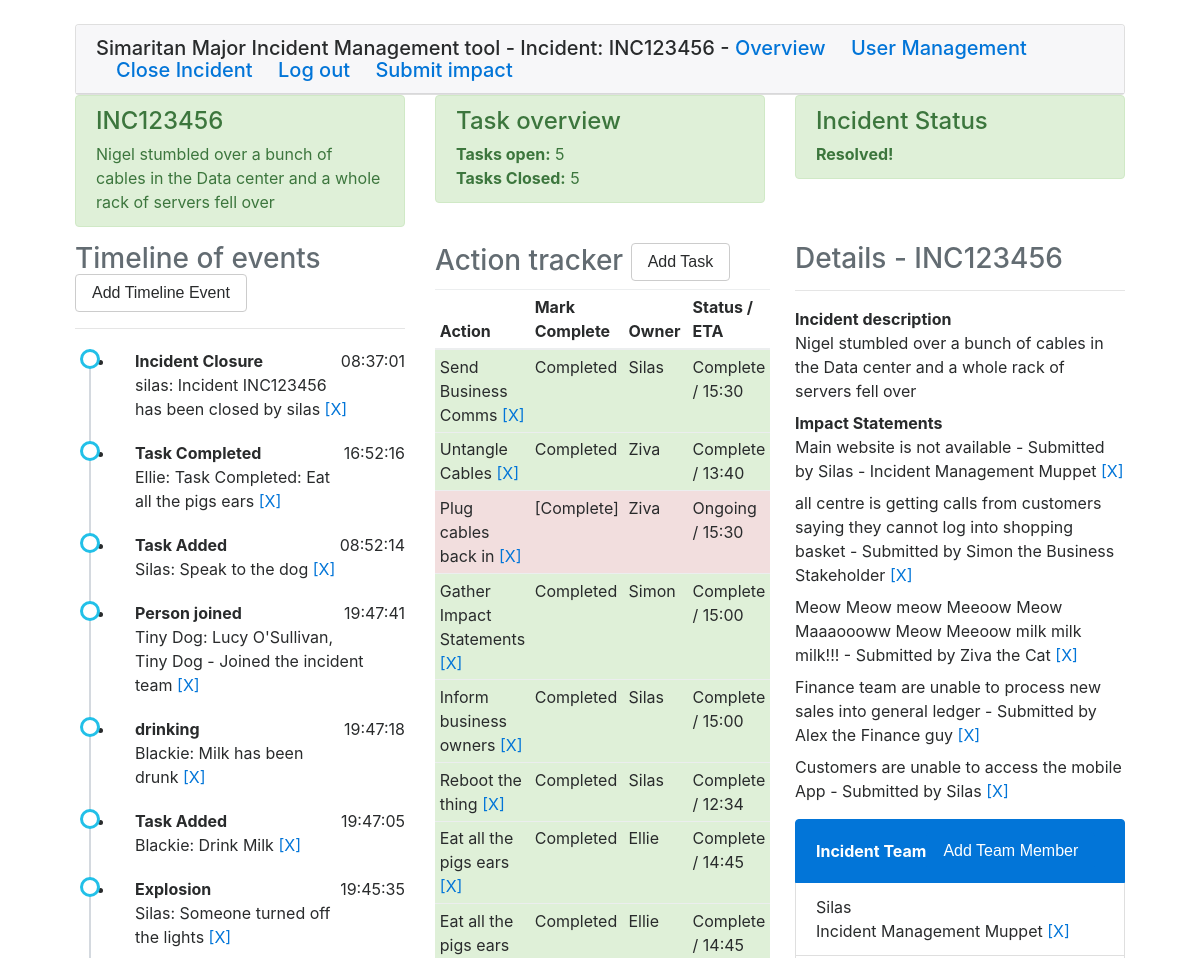
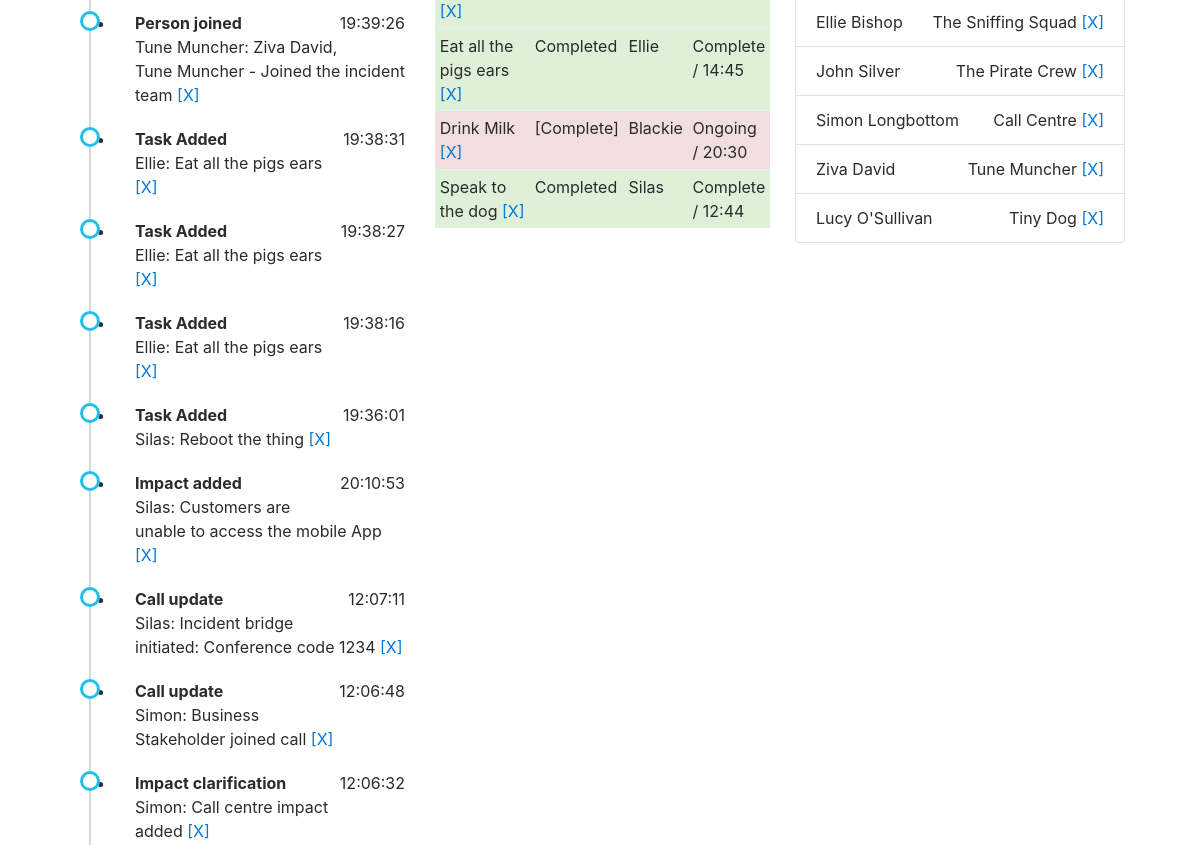
/admin/INC123456 (signed in, upper part), run on an earlier commit of the app's database (2 pictures, top to bottom).
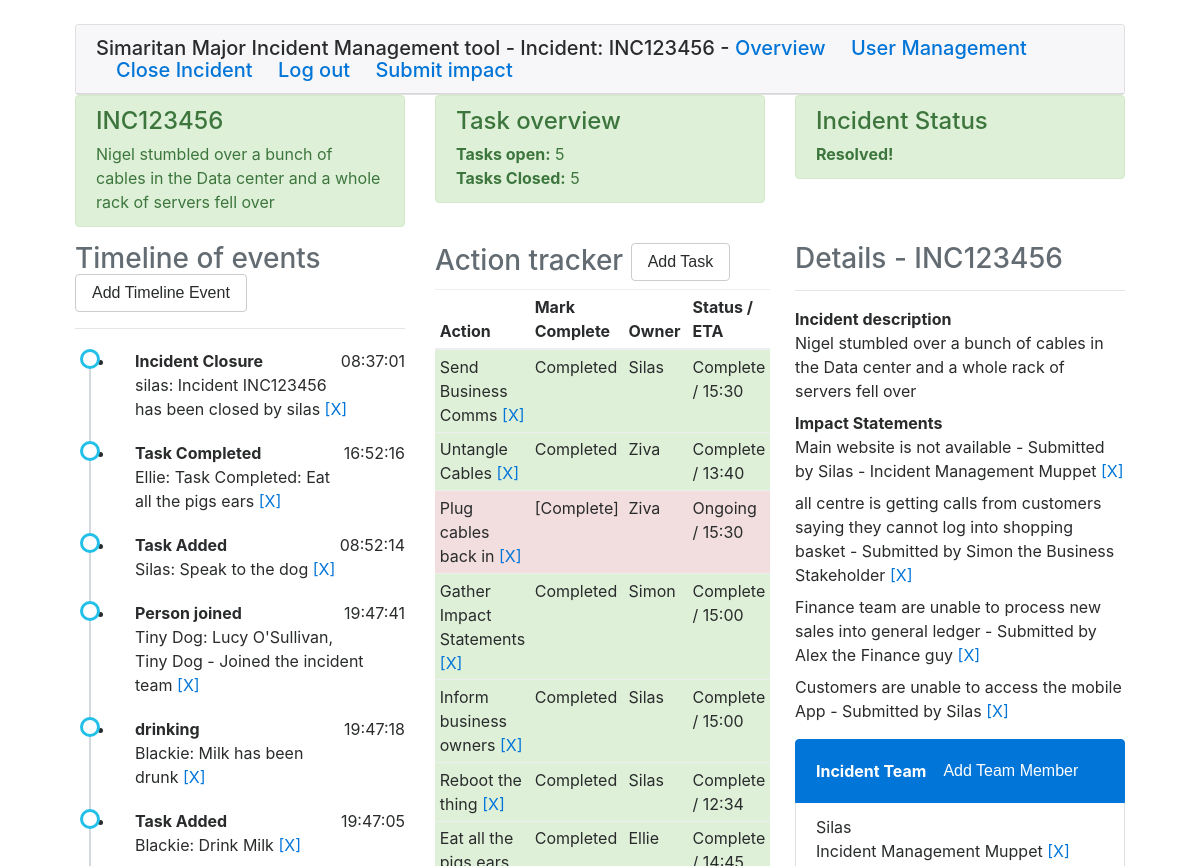
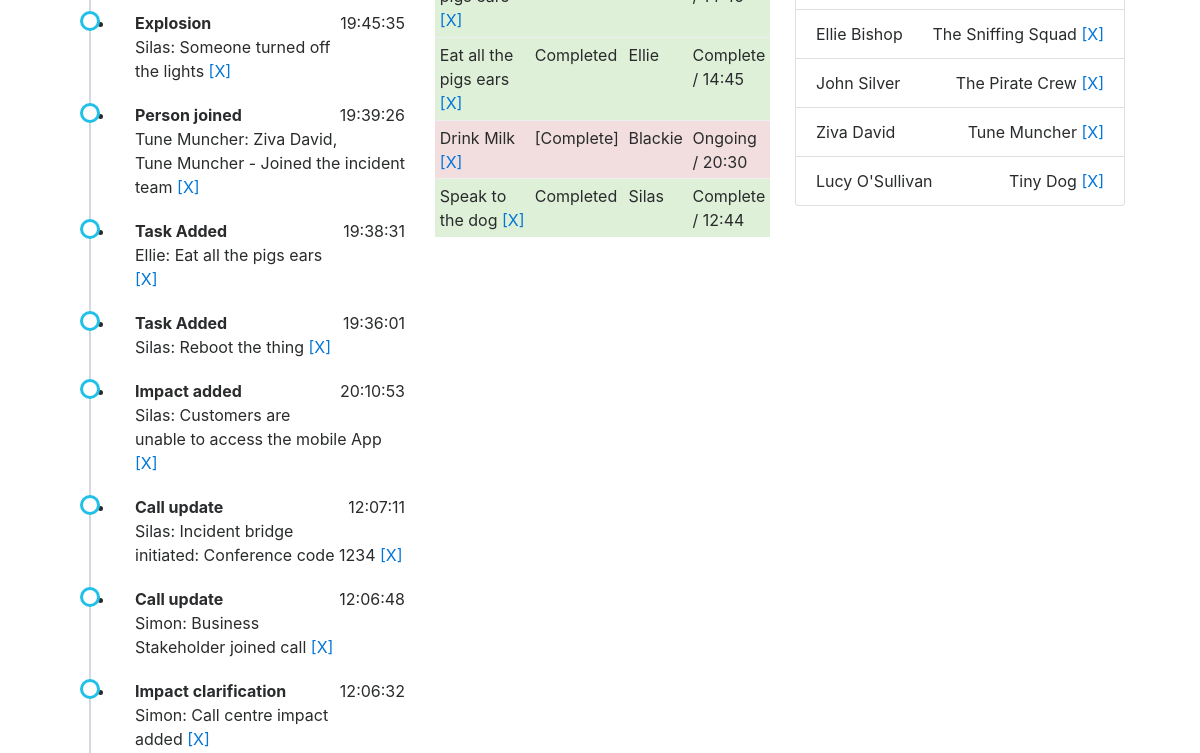
And on a later commit of the database (2 pictures, top to bottom).
### models.py (models this page shows, shortened)
class Event(db.Model):
    id = db.Column(db.Integer, primary_key=True)
    body = db.Column(db.String(512))
    assignee = db.Column(db.String(32), index=True)
    activity = db.Column(db.String(32))
    timestamp = db.Column(db.DateTime, index=True, default=datetime.utcnow)
    incident_no = db.Column(db.String(32), db.ForeignKey('incident.incident_no'), index=True)

class Task(db.Model):
    id = db.Column(db.Integer, primary_key=True)
    incident_no = db.Column(db.String(32), db.ForeignKey('incident.incident_no'), index=True)
    body = db.Column(db.String(512))
    assignee = db.Column(db.String(32), index=True)
    eta = db.Column(db.String(32))
    status = db.Column(db.String(32))

class ImpactStatement(db.Model):
    id = db.Column(db.Integer, primary_key=True)
    incident_no = db.Column(db.String(32), db.ForeignKey('incident.incident_no'), index=True)
    body = db.Column(db.String(512))
    submitter = db.Column(db.String(32), index=True)

class IncMem(db.Model):
    id = db.Column(db.Integer, primary_key=True)
    person = db.Column(db.String(512), index=True)
    role = db.Column(db.String(32), index=True)
    incident_no = db.Column(db.String(32), db.ForeignKey('incident.incident_no'), index=True)

### simaritan/routes.py (the view, shortened to what this page needs)
@app.route('/admin/<incident>', methods=['GET', 'POST'])
@login_required
def admin(incident):
    if current_user.role != "Incident Manager":
        return render_template('notpermitted.html')
    taskform = TaskAdditionForm()
    eventform = EventAdditionForm()
    personform = PersonAdditionForm()
    inc = Incident.query.filter_by(incident_no=incident).first()
    if inc is None:
        return render_template('notfound.html', incident=incident, title='Not found!')
    impacts = ImpactStatement.query.filter_by(incident_no=incident).all()
    tasks = Task.query.filter_by(incident_no=incident).all()
    timeline = Event.query.filter_by(incident_no=incident).order_by(Event.timestamp.desc()).all()
    team = IncMem.query.filter_by(incident_no=incident).all()
    if taskform.validate_on_submit():
        task = Task(incident_no=inc.incident_no, body=taskform.task.data, assignee=taskform.owner.data,
                    eta=taskform.eta.data, status=taskform.already_done.data)
        event = Event(body=taskform.task.data, assignee=taskform.owner.data, activity='Task Added',
                      incident_no=inc.incident_no)
        db.session.add(task)
        db.session.add(event)
        db.session.commit()
        return redirect('/admin/{}'.format(incident))
    elif eventform.validate_on_submit():
        event = Event(body=eventform.event.data, assignee=eventform.owner.data, activity=eventform.activity_type.data,
                      incident_no=inc.incident_no)
        db.session.add(event)
        db.session.commit()
        return redirect('/admin/{}'.format(incident))
    else:
        return render_template('admin.html', title='Admin Section for {}'.format(inc.incident_no), taskf=taskform,
                               eventf=eventform, teamf=personform, tasks=tasks, impacts=impacts, inc=inc,
                               team=team, timeline=timeline, admin=True)

### models.py (called while the page is built)
@login.user_loader
def load_user(id):
    return User.query.get(int(id))

### simaritan/templates/admin.html
{% extends "base.html" %}
{% block body %}
		<div class="row">
			<div class="col-md-12">
				<div class="row">
					{% include "components/header-row.html" %}
				</div>
				<div class="row">
					<div class="col-md-4">
						{% include "components/timeline.html" %}
					</div>
					<div class="col-md-4">
						{% include "components/actions.html" %}
					</div>
					<div class="col-md-4">
						{% include "components/incdetails.html" %}
						{% include "components/team.html" %}
					</div>
				</div>
			</div>
		</div>
	</div>
{% endblock %}

### simaritan/templates/components/timeline.html (shortened to what this page needs)
<h3 class="text-left text-muted">
	Timeline of events
		{% if admin %}
		<button type="button" class="btn btn-secondary" data-toggle="modal" data-target="#addEventModal">
			Add Timeline Event
		</button>
		{% endif %}
</h3>
<hr />
<ul class="timeline">
	{% for tl in timeline %}
		<li>
			<strong>{{ tl.activity }}</strong>
			<p class="float-right">{{tl.timestamp.strftime('%X')}}</p>
			<p>{{ tl.assignee }}: {{ tl.body }}
				{% if current_user.role == 'Incident Manager' %}
				<a href="/remove/{{ inc.incident_no }}/event/{{ tl.id }}">[X]</a>
				{% endif %}
			</p>
		</li>
	{% endfor %}
</ul>

### simaritan/templates/components/actions.html (shortened to what this page needs)
<h3 class="text-left text-muted">
	Action tracker
	{% if admin %}
		<button type="button" class="btn btn-secondary" data-toggle="modal" data-target="#addTaskModal">
  			Add Task
		</button>
	{% endif %}
</h3>
<table class="table table-striped table-hover table-sm">
	<thead>
		<tr>
			<th>
				Action
			</th>
			{% if current_user.is_authenticated %}
			<th>
				Mark Complete
			</th>
			{% endif %}
			<th>
				Owner
			</th>
			<th>
				Status / ETA
			</th>
		</tr>
    </thead>
    <tbody>
		{% for task in tasks %}
				{% if task.status == '1' %}
        	<tr class="table-success">
   	    	 	{% else %}
	    	<tr class="table-danger">
   	    	 	{% endif %}
	    		<td>
	    			{{ task.body }}
					{% if current_user.role == 'Incident Manager' %}
					<a href="/remove/{{ inc.incident_no }}/task/{{ task.id }}">[X]</a>
					{% endif %}
	    		</td>
			{% if current_user.is_authenticated %}
				<td>
					{% if task.status == '1' %}
					Completed
					{% else %}
					<form method="post" action="../update/completetask">
						<a onclick="this.parentNode.submit();">[Complete]</a>
					</form>
					{% endif %}
				</td>
			{% endif %}
	    		<td>
	    			{{ task.assignee }}
	    		</td>
	    		<td>
					{% if task.status == 'Complete' %}
						Complete
					{% elif task.status == '1' %}
	    				Complete
					{% else %}
						Ongoing
					{% endif %} / {{ task.eta }}
	    		</td>
	    	</tr>
    	{% endfor %}
    </tbody>
</table>

### simaritan/templates/components/incdetails.html
<h3 class="text-left text-muted">
	Details - {{ inc.incident_no }}
</h3>
<hr />
<dl>
	<dt>
		Incident description
	</dt>
	<dd>
		{{ inc.description }}
	</dd>
	<dt>
		Impact Statements
	</dt>
	{% for statement in impacts %}
	<dd>
		{{ statement.body }} - Submitted by {{statement.submitter }}
		{% if current_user.role == 'Incident Manager' %}
		<a href="/remove/{{ inc.incident_no }}/impact/{{ statement.id }}">[X]</a>
		{% endif %}
	</dd>
	{% endfor %}
</dl>

### simaritan/templates/components/team.html (shortened to what this page needs)
<div class="list-group">
	<strong href="#" class="list-group-item list-group-item-action active">
		Incident Team
			{% if admin %}
			<button type="button" class="btn btn-primary" data-toggle="modal" data-target="#addMemberModal">
  			Add Team Member
			</button>
		{% endif %}
	</strong>
	{% for member in team %}
		<div class="list-group-item justify-content-between">
			{{ member.person }}
			<span class="">{{ member.role }} {% if current_user.role == 'Incident Manager' %}
			<a href="/remove/{{ inc.incident_no }}/mem/{{ member.id }}">[X]</a>
			{% endif %}</span>
		</div>
	{% endfor %}
</div>

What changed in the data, as far as the page shows it:
removed Event: activity "Task Added", timestamp "19:38:27", assignee "Ellie", body "Eat all the pigs ears"
removed Event: activity "Task Added", timestamp "19:38:16", assignee "Ellie", body "Eat all the pigs ears"
removed Task: body "Eat all the pigs ears", status "Completed", assignee "Ellie", eta "14:45"
removed ImpactStatement: body "Meow Meow meow Meeoow Meow Maaaoooww Meow Meeoow milk milk milk!!!", submitter "Ziva the Cat"
removed IncMem: person "Simon Longbottom", role "Call Centre"
